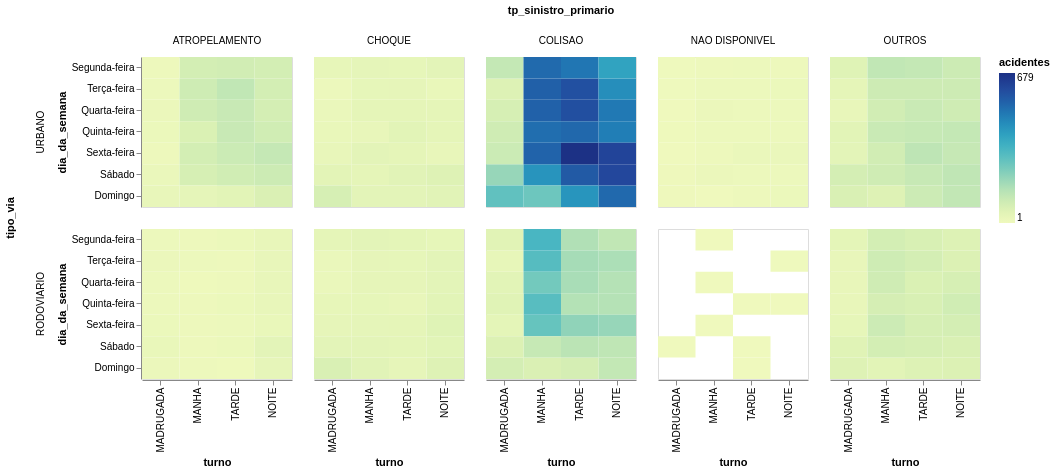

Here is the notebook cell this chart was saved with:
### Code cell
df_sinistros \
    .group_by('dia_da_semana', 'turno', 'tipo_via', 'tp_sinistro_primario').agg(pl.len().alias('acidentes')) \
    .plot.rect(x='turno', color='acidentes', y='dia_da_semana', row='tipo_via', column='tp_sinistro_primario') \
    .properties(height=150, width=150)

### Figure 1 — Vega-Lite specification as saved in the notebook (floating-point values rounded to 4 significant figures; data arrays with more than 128 entries replaced by an {"elided": "..."} marker saying what was removed)
{"config": {"view": {"continuousWidth": 300, "continuousHeight": 300}}, "data": {"name": "data-a66799856fe2050834dd52a181be8f99"}, "mark": {"type": "rect", "tooltip": true}, "encoding": {"color": {"field": "acidentes", "type": "quantitative"}, "column": {"field": "tp_sinistro_primario", "type": "nominal"}, "row": {"field": "tipo_via", "sort": ["URBANO", "RODOVIARIO"], "type": "ordinal"}, "x": {"field": "turno", "sort": ["MADRUGADA", "MANHA", "TARDE", "NOITE"], "type": "ordinal"}, "y": {"field": "dia_da_semana", "sort": ["Segunda-feira", "Terça-feira", "Quarta-feira", "Quinta-feira", "Sexta-feira", "Sábado", "Domingo"], "type": "ordinal"}}, "height": 150, "params": [{"name": "param_1e9efca18e7a2868", "select": {"type": "interval", "encodings": ["x", "y"]}, "bind": "scales"}], "width": 150, "$schema": "https://vega.github.io/schema/vega-lite/v6.4.1.json", "datasets": {"data-a66799856fe2050834dd52a181be8f99": {"elided": "261 records"}}}
